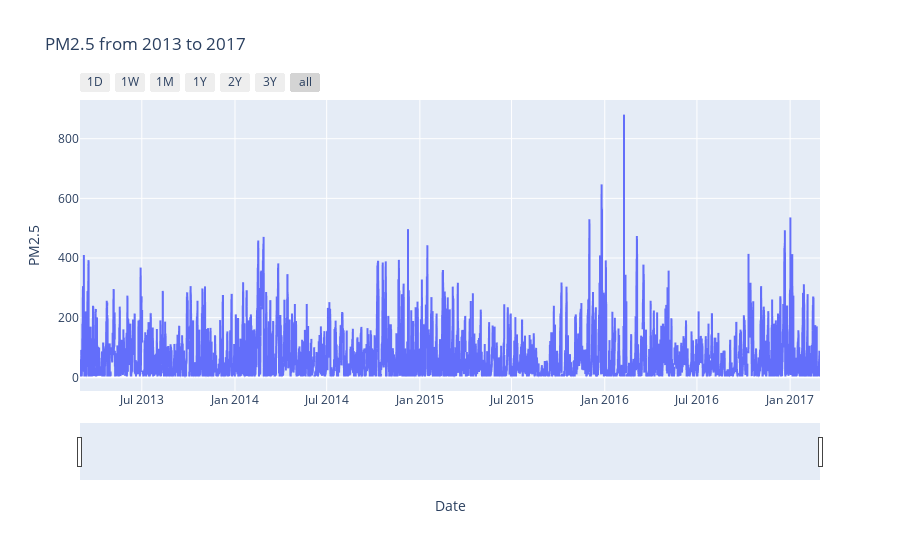

Notebook code for this chart:
### Code cell
import plotly.express as px

fig = px.line(df_or, x='Date', y='PM2.5', title='PM2.5 from 2013 to 2017')

fig.update_xaxes(rangeslider_visible=True, rangeselector=dict(buttons=list([
    dict(count=1, label='1D', step='day', stepmode='backward'),
    dict(count=7, label='1W', step='day', stepmode='backward'),
    dict(count=1, label='1M', step='month', stepmode='backward'),
    dict(count=1, label='1Y', step='year', stepmode='backward'),
    dict(count=2, label='2Y', step='year', stepmode='backward'),
    dict(count=3, label='3Y', step='year', stepmode='backward'),
    dict(step='all')])))
fig.show()

### Figure 1 — Plotly figure (JSON) as saved in the notebook; plotly's stock layout.template omitted (floating-point values rounded to 4 significant figures; data arrays with more than 128 entries replaced by an {"elided": "..."} marker saying what was removed)
{"data": [{"hovertemplate": "Date=%{x}<br>PM2.5=%{y}<extra></extra>", "legendgroup": "", "line": {"color": "#636efa", "dash": "solid"}, "marker": {"symbol": "circle"}, "mode": "lines", "name": "", "showlegend": false, "type": "scattergl", "x": {"elided": "35064 str values"}, "xaxis": "x", "y": {"elided": "35064 float values"}, "yaxis": "y"}], "layout": {"legend": {"tracegroupgap": 0}, "title": {"text": "PM2.5 from 2013 to 2017"}, "xaxis": {"anchor": "y", "domain": [0, 1], "rangeselector": {"buttons": [{"count": 1, "label": "1D", "step": "day", "stepmode": "backward"}, {"count": 7, "label": "1W", "step": "day", "stepmode": "backward"}, {"count": 1, "label": "1M", "step": "month", "stepmode": "backward"}, {"count": 1, "label": "1Y", "step": "year", "stepmode": "backward"}, {"count": 2, "label": "2Y", "step": "year", "stepmode": "backward"}, {"count": 3, "label": "3Y", "step": "year", "stepmode": "backward"}, {"step": "all"}]}, "rangeslider": {"visible": true}, "title": {"text": "Date"}}, "yaxis": {"anchor": "x", "domain": [0, 1], "title": {"text": "PM2.5"}}}}
